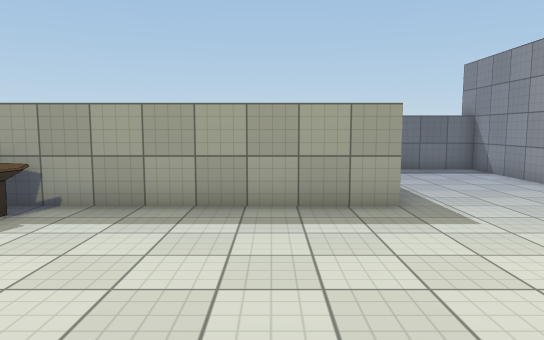
View 1 (above)

14 first-person views from a walk through a scene from a Unity 3-D project. The camera is 1.5 m above the floor, tilts 6° down and sees 70° across. The floor is counted in squares, 1 m on a side. Each view is taken from the middle of a square. On the plan, view 1 faces up. The plan holds only what a view shows up to about 17 squares ahead; the rest is blank. The player character is not drawn. Door leaves are left out, so doorways stand open. Some surface patterns are stand-ins.

View 2
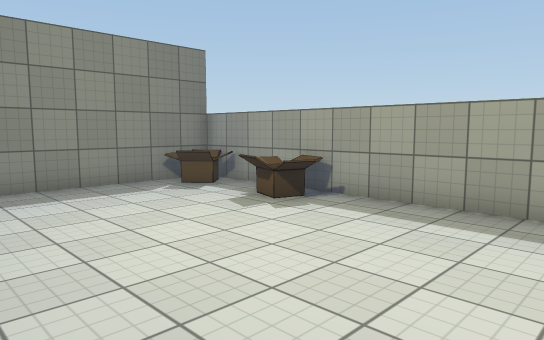

View 3
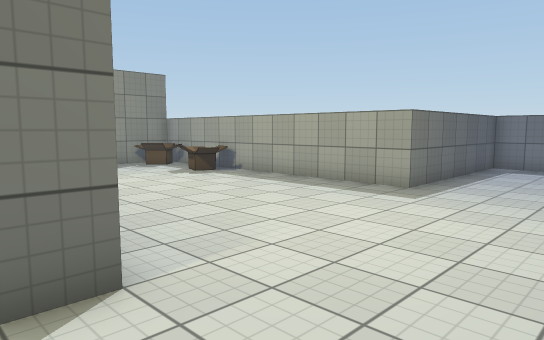

View 4
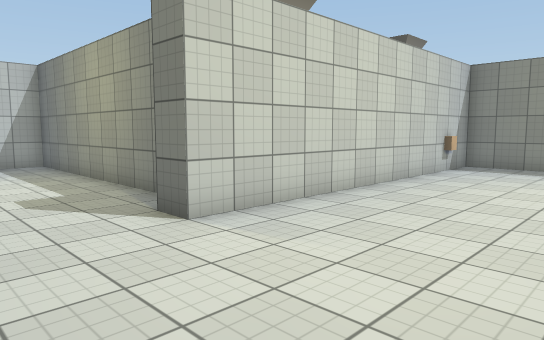

View 5
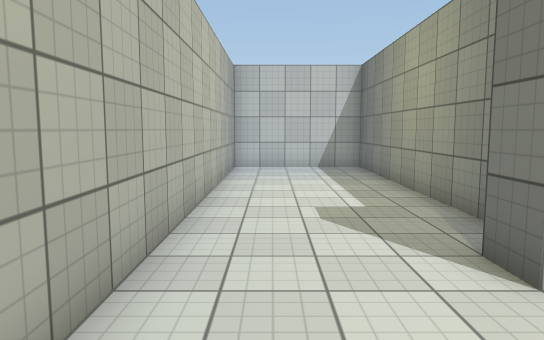

View 6
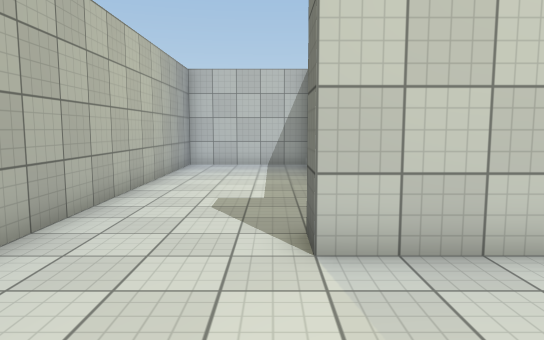

View 7
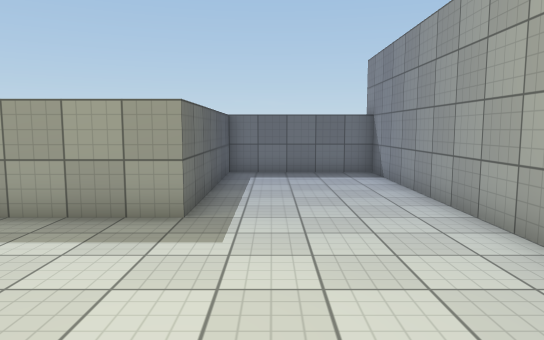

View 8
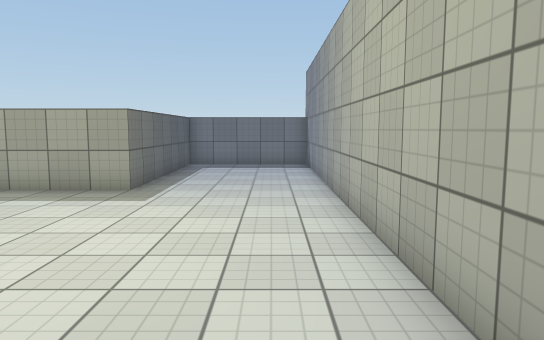

View 9
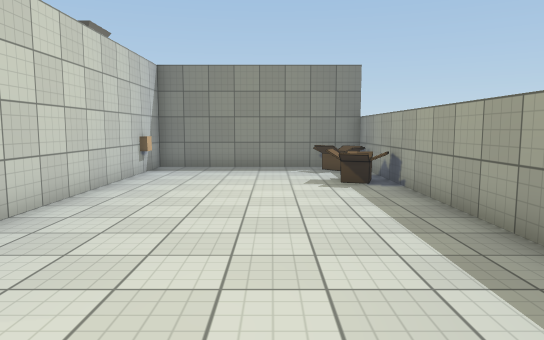

View 10
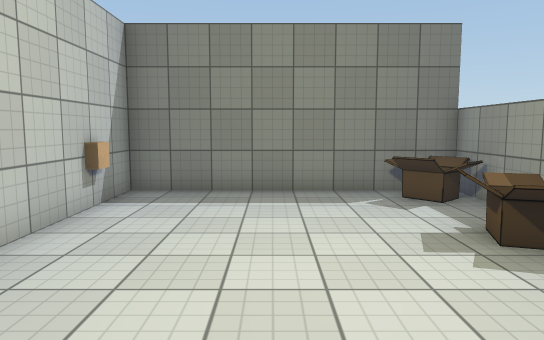

View 11
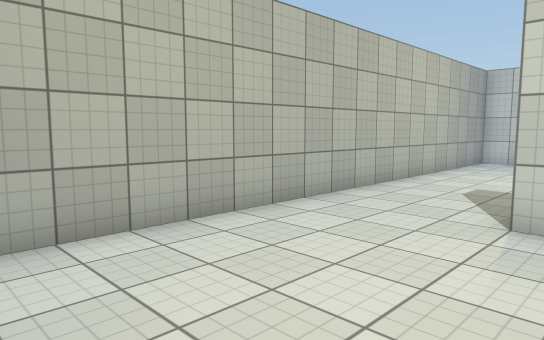

View 12
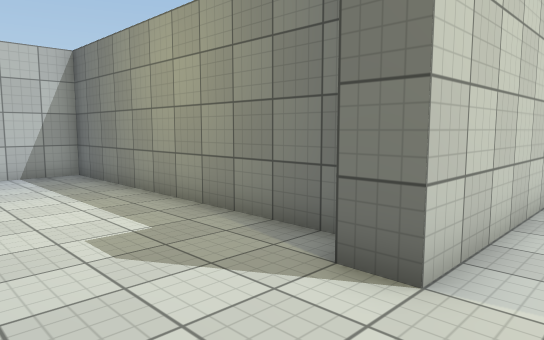

View 13
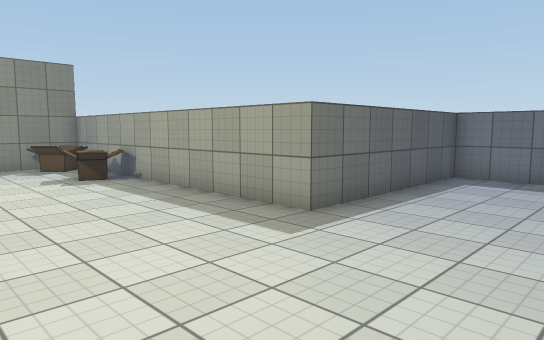

View 14
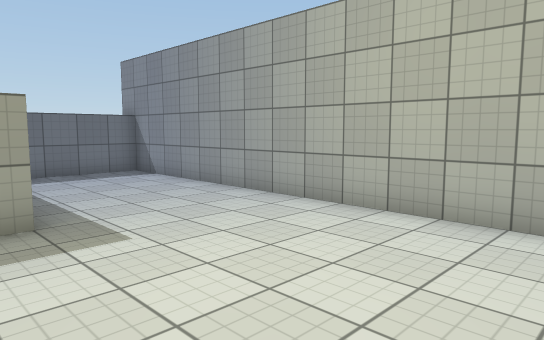

### Floor plan
Points are (right, up) in squares from view 1. A wall is a line through its corners. A room is listed if a view was taken in it or the views show most of it. See-through windows are left out.
Room 1 (views 1, 2, 4, 5, 6, 7, 9, 10, 11, 12, 13, 14)
walls: (-6.5, -0.5) (3.5, -0.5); (7.5, -0.5) (7.5, 14.5) (2.5, 14.5) (2.5, 7.5) (-9.5, 7.5) (-9.5, -0.5) (-8.4, -0.5)
ways out: open door at (5.5, -0.5) to room 2
objects: other object (-9, 6) to (-8, 7); other object (-8, -3) to (-7, -2); other object (-8, -1) to (-7, 0); other object (-6, 6) to (-4, 7)
Room 2 (views 3, 8)
walls: (2.5, -2.1) (2.5, -12.5) (7.5, -12.5) (7.5, -0.5)
ways out: open door at (5.5, -0.5) to room 1

Where each view was taken, in squares from view 1:
view 1: 0 up, 0 right, facing up
view 2: 0 up, 1 right, facing up-left
view 3: 2 down, 7 right, facing up-left
view 4: 5 up, 7 right, facing down-left
view 5: 3 up, 6 right, facing down
view 6: 4 up, 4 right, facing down
view 7: 1 up, 4 right, facing up
view 8: 2 down, 6 right, facing up
view 9: 4 up, 6 right, facing left
view 10: 3 up, 0 right, facing left
view 11: 6 up, 2 right, facing down-right
view 12: 1 up, 7 right, facing down-left
view 13: 2 up, 7 right, facing up-left
view 14: 1 up, 1 right, facing up-right
